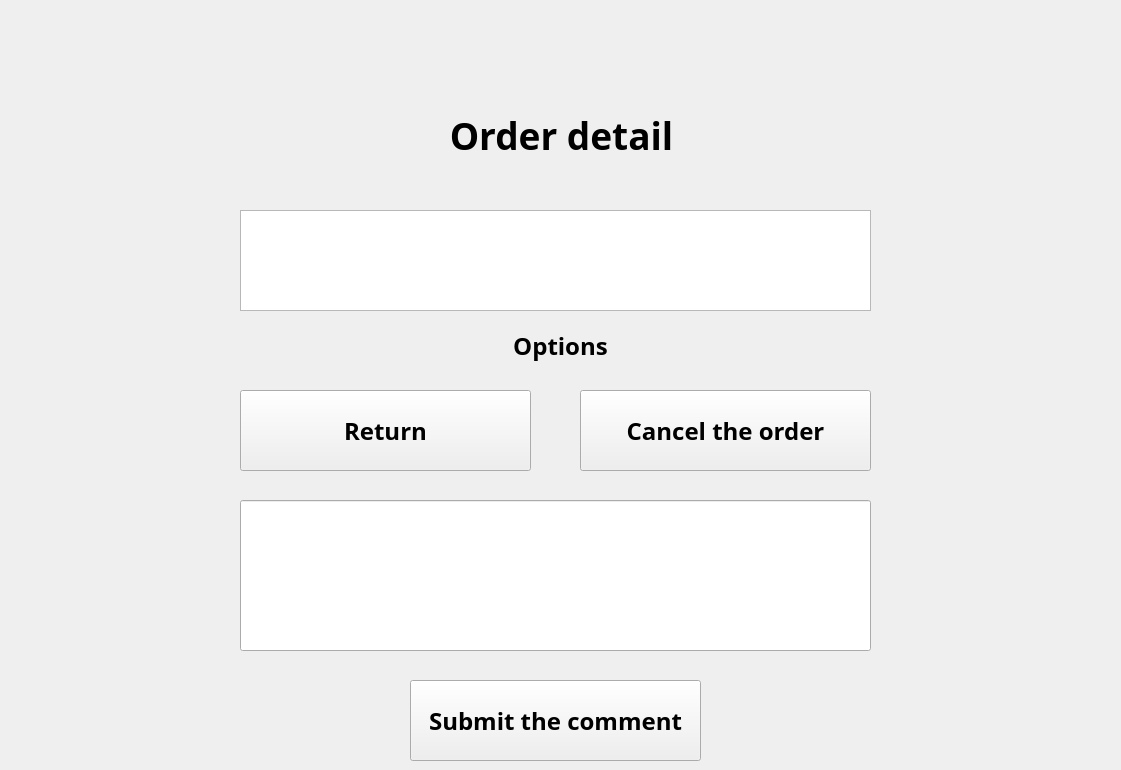
   <widget class="QWidget" name="order_detail_page">
    <widget class="QLabel" name="label_33">
     <property name="geometry">
      <rect>
       <x>11</x>
       <y>80</y>
       <width>1101</width>
       <height>111</height>
      </rect>
     </property>
     <property name="font">
      <font>
       <family>Bahnschrift SemiBold</family>
       <pointsize>28</pointsize>
       <weight>75</weight>
       <bold>true</bold>
      </font>
     </property>
     <property name="text">
      <string>Order detail</string>
     </property>
     <property name="alignment">
      <set>Qt::AlignCenter</set>
     </property>
    </widget>
    <widget class="QTextBrowser" name="orders_2">
     <property name="geometry">
      <rect>
       <x>240</x>
       <y>210</y>
       <width>631</width>
       <height>101</height>
      </rect>
     </property>
     <property name="font">
      <font>
       <family>Bahnschrift SemiBold</family>
       <pointsize>18</pointsize>
       <weight>75</weight>
       <bold>true</bold>
      </font>
     </property>
    </widget>
    <widget class="QLabel" name="label_34">
     <property name="geometry">
      <rect>
       <x>10</x>
       <y>320</y>
       <width>1101</width>
       <height>51</height>
      </rect>
     </property>
     <property name="font">
      <font>
       <family>Bahnschrift SemiBold</family>
       <pointsize>18</pointsize>
       <weight>75</weight>
       <bold>true</bold>
      </font>
     </property>
     <property name="text">
      <string>Options</string>
     </property>
     <property name="alignment">
      <set>Qt::AlignCenter</set>
     </property>
    </widget>
    <widget class="QPushButton" name="cancel_order">
     <property name="geometry">
      <rect>
       <x>580</x>
       <y>390</y>
       <width>291</width>
       <height>81</height>
      </rect>
     </property>
     <property name="font">
      <font>
       <family>Bahnschrift SemiBold</family>
       <pointsize>18</pointsize>
       <weight>75</weight>
       <bold>true</bold>
      </font>
     </property>
     <property name="text">
      <string>Cancel the order</string>
     </property>
    </widget>
    <widget class="QPushButton" name="to_user_main_page">
     <property name="geometry">
      <rect>
       <x>240</x>
       <y>390</y>
       <width>291</width>
       <height>81</height>
      </rect>
     </property>
     <property name="font">
      <font>
       <family>Bahnschrift SemiBold</family>
       <pointsize>18</pointsize>
       <weight>75</weight>
       <bold>true</bold>
      </font>
     </property>
     <property name="text">
      <string>Return</string>
     </property>
    </widget>
    <widget class="QLineEdit" name="comment_in">
     <property name="geometry">
      <rect>
       <x>240</x>
       <y>500</y>
       <width>631</width>
       <height>151</height>
      </rect>
     </property>
    </widget>
    <widget class="QPushButton" name="submit_comment">
     <property name="geometry">
      <rect>
       <x>410</x>
       <y>680</y>
       <width>291</width>
       <height>81</height>
      </rect>
     </property>
     <property name="font">
      <font>
       <family>Bahnschrift SemiBold</family>
       <pointsize>18</pointsize>
       <weight>75</weight>
       <bold>true</bold>
      </font>
     </property>
     <property name="text">
      <string>Submit the comment</string>
     </property>
    </widget>
   </widget>
